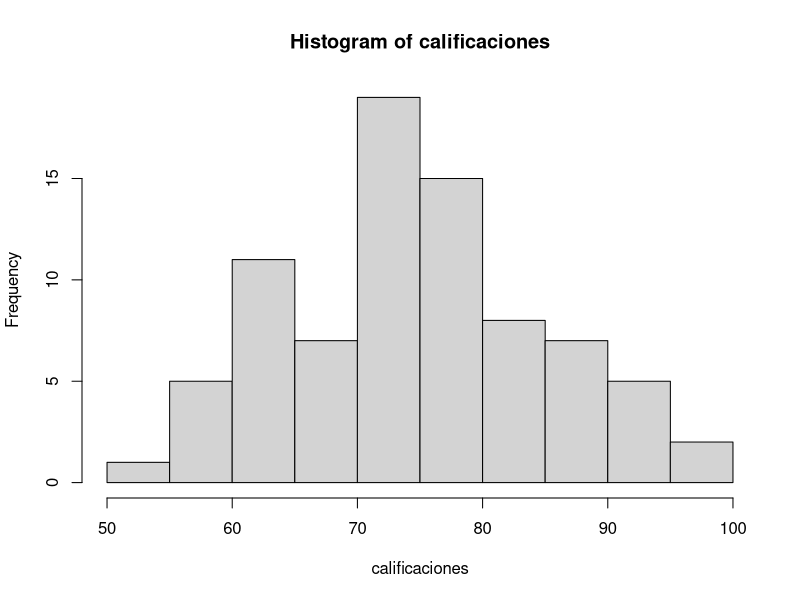
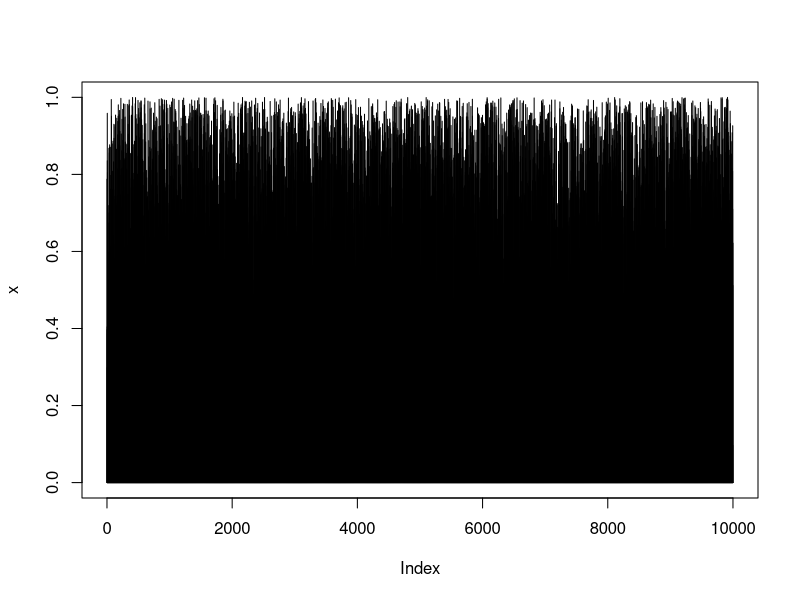
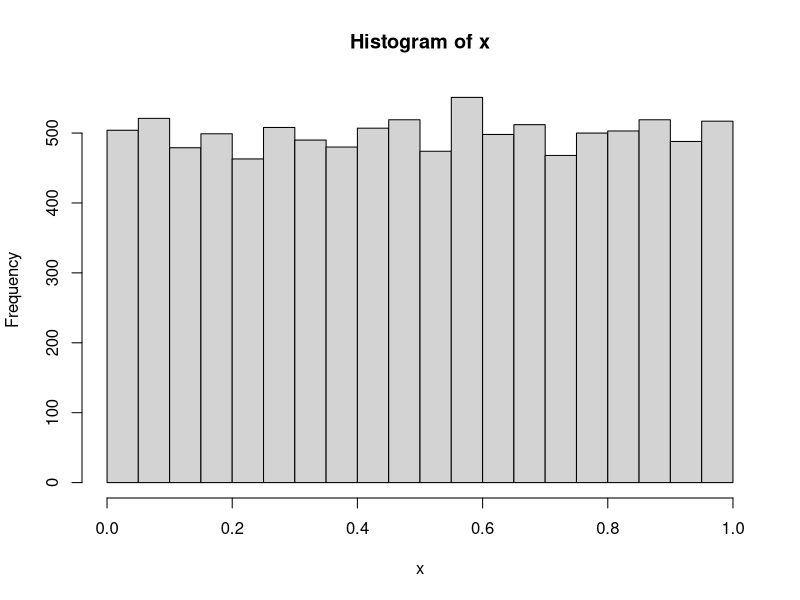
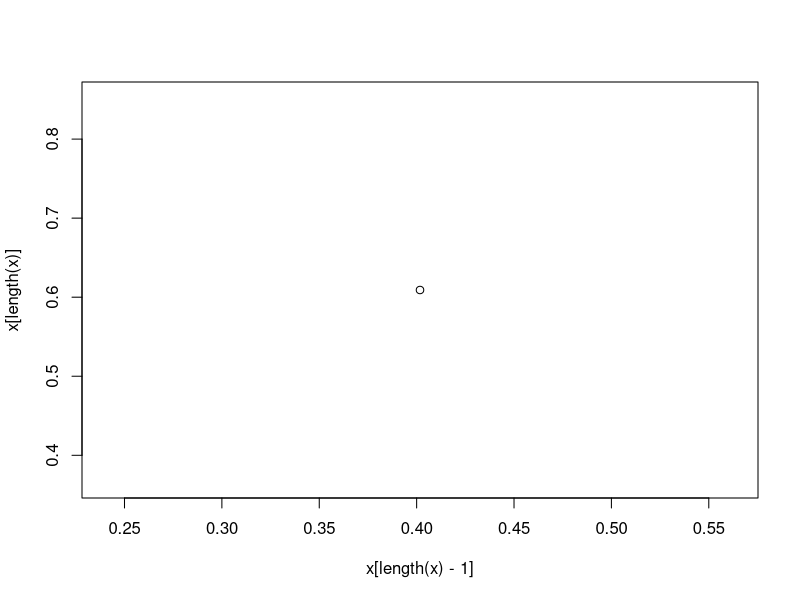
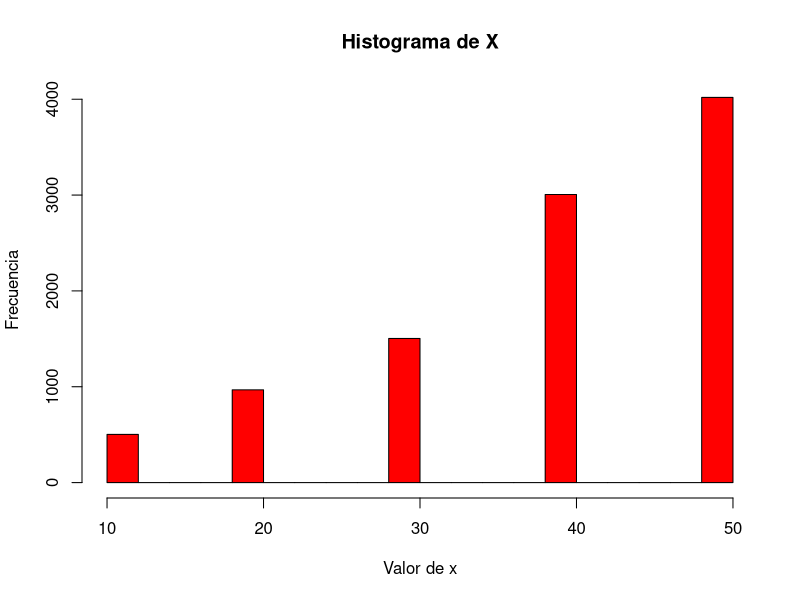
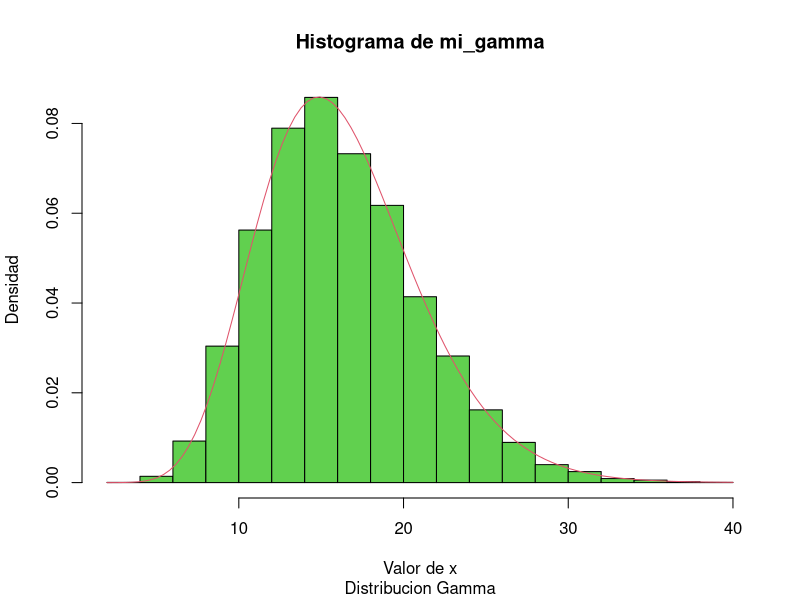
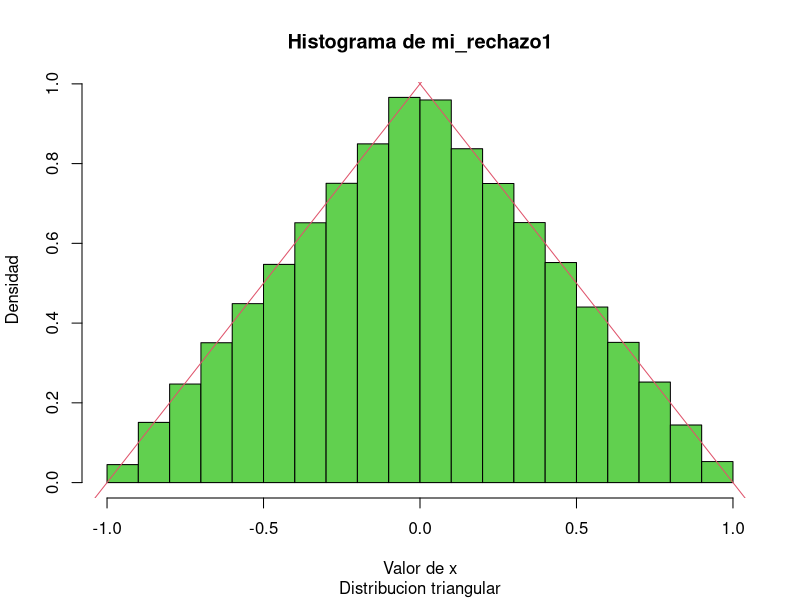
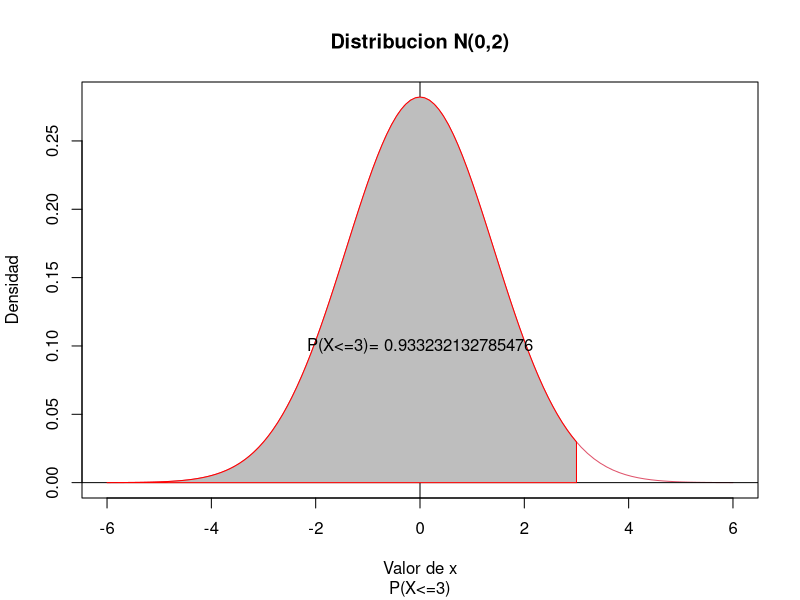

Source code (R) for these figures, in order:
# INTRODUCCION A R

#Ejercicio 1
peso<-c(63,52,78,49,71,62,68,48,56,67)
summary(peso)

#Ejercicio 2
calificaciones<-c(68,84,75,82,68,90,62,88,76,93,73,79,88,73,60,93,71,59,85,75,
                  61,65,75,87,74,62,95,78,63,72,66,78,82,75,94,77,69,74,68,60,
                  96,78,89,61,75,95,60,79,83,71,79,62,67,97,78,85,76,65,71,75,
                  65,80,73,57,88,78,62,76,53,74,86,67,73,81,72,63,76,75,85,77)

#Tabla de frecuencia
mi_tabla<-table(calificaciones)
hist(calificaciones)
sum(table(calificaciones[calificaciones>=75]))

# SIMULACION

# Ejercicio 1

#Escriba un programa en R que implemente el método de cuadrados medios.

# Esta funcion solo acepta semillas mayoes a 4 digitos, si se introduce una semilla menor a 1000
# El algoritmo se detiene.
cuad_medios<-function(n,semilla=2310){
  if(nchar(as.character(semilla)) < 4) stop("semilla no valida")
  x<-numeric(length=(n+1))
  x[1]<-semilla
  i<-1 
  repeat{
    y<-as.character(x[i]^2)
    if (nchar(y)%%2==0){
      y<-substr(y, (nchar(y)-4)/2+1, nchar(y)-(nchar(y)-4)/2)
    }else{
      y<-substr(y, (nchar(y)-4)%/%2+1, nchar(y)-(nchar(y)-4)%/%2-(nchar(y)-4)%%2)
    }
    i<-i+1
    x[i]<-as.numeric(y)
    if (i>=length(x)) {break()} 
  }
  x[2:length(x)]/10000
}

# Esta funcion acepta semillas con menos digitos que el anterior, el problema de semillas pequenas es que despues
# de cierto numero de iteraciones se generan valores redundantes.
cuad_medios2<-function(n,semilla=2310){
  x<-numeric(length=(n+1))
  x[1]<-semilla
  i<-1 
  repeat{
    y<-as.character(x[i]^2)
    if(nchar(y) ==1) {y<-paste("000",y,sep="")}
    if(nchar(y) ==2) {y<-paste("00",y,sep="")}
    if(nchar(y) ==3) {y<-paste("0",y,sep="")}
    if (nchar(y)%%2==0){
      y<-substr(y, (nchar(y)-4)/2+1, nchar(y)-(nchar(y)-4)/2)
    }else{
      y<-substr(y, (nchar(y)-4)%/%2+1, nchar(y)-(nchar(y)-4)%/%2-(nchar(y)-4)%%2)
    }
    i<-i+1
    x[i]<-as.numeric(y)
    if (i>=length(x)) {break()} 
  }
  x[2:length(x)]/10000
}

# Escriba una función en R que implemente un generador congruencial

gen_congru<-function(n,semilla){
  
  U<-numeric(length=(n+1))
  U[1]<-semilla
  a<-62089911
  m<-(2^31)-1
  i<-1 
  repeat{
    i<-i+1
    U[i]<-(a*U[i-1])%%m
    if (i>=length(U)) {break()} 
  }
  U[2:length(U)]/m
}
#se generan 10,000 numeros aleatorios
x<-gen_congru(10000,14091988)
#grafica del valor contra el indice
plot(x,type="h")
#graficar hitograma
hist(x)
x<-gen_congru(20000,14091988)
plot(x[length(x)-1],x[length(x)])

# Ejercicio 2

# Haga un programa que permita generar n variables aleatorias

val_random <- function(n,p=c(0.05,0.1,0.15,0.3,0.4),num=c(10, 20, 30, 40, 50)){
  
  psum <- cumsum(p)
  U <- runif(n)
  val <- numeric(n)
  for (i in 1:n) {
    val[i] <- min(num[U[i]<psum])
  }
  val
}
  
x<-val_random(10000)
hist(x,col="Red",main="Histograma de X",sub="",xlab="Valor de x",ylab="Frecuencia")


# Realice una programa en R, para generar n de una distribución Gamma

mi_gamma<-function(n,alpha,beta){
  a<-floor(alpha)
  b<-a/alpha
  c<-alpha-a
  y<-numeric(length=n)
  i<-1
  j<-1
  while (i <= n){
    u=runif(a+1,0,1)
    x=-1/b*sum(log(u[1:a]))
    if (u[a+1]<(x/alpha)^(c)*exp(-(c*(x-a))/alpha)){
      y[i]=x/beta
      i=i+1
    }
    j=j+1
  }
  y
}
hist(mi_gamma(10000,11.4,0.7), freq=FALSE,col=3,
     main="Histograma de mi_gamma",sub="Distribucion Gamma",xlab="Valor de x",ylab="Densidad")

curve(dgamma(x,11.4,0.7), col=2, add=T)

# Use el metodo de rechazo comparando con una distribucion uniforme para generar variables
# que tengan una densidad triangular en [−1, 1]

mi_rechazo1<-function(n){
  x<-numeric(length=n)
  i<-0
  repeat{
    y<-2*runif(1)-1
    u<-runif(1)*1
    if (y<=0){
      fy<-(y+1)
    }else{
      fy<-(1-y)
    }
    if (u<fy){
      i<-i+1
      x[i]<-y
    }
    if (i>=n) {break()} 
  }
  x
}

hist(mi_rechazo1(100000), freq=FALSE,col=3,
     main="Histograma de mi_rechazo1",sub="Distribucion triangular",xlab="Valor de x",ylab="Densidad")
abline(1,1,col=2)  
abline(1,-1,col=2)  

# 1 Calcule, via Monte Carlo, P(X ≤ 3), donde X ∼ N(0,2)
monte_carlo1<-function(){
  n <- 10^6
  x <- runif(n)*(3-0)+0
  g<-(1/(sqrt(8*pi)))*exp(-(x^2)/(8))
  mt<-0.5+sum(g)*3/n
}
plot(x<-seq(-6,6,length=100),dnorm(x,0,sqrt(2)), col=2,type="l",
     main="Distribucion N(0,2)",sub="P(X<=3)",xlab="Valor de x",ylab="Densidad")
abline(h=0)
abline(v=0)
polygon(c(-6,seq(-6,3,length=100),3),c(0,dnorm(seq(-6,3,length=100),0,sqrt(2)),0),
        col = "gray", border = "red")
text(0,0.1,paste("P(X<=3)=",as.character(monte_carlo1())),srt=0,cex=1)


#2 para cualquier g. En este problema sepide la integral de 0 a infinito para cualquier G,
# en ese intervalo. Se hizo para la normal N(0,1) y su integral de 0 a infinito es 0.5;
# tambien para la exponencial y la ji-cuadrada, donde su integal de 0 a inf es 1.
feval <- function(f, a){
  f(a)
}

monte_carlo2<-function(f){
  n <- 10^6
  x <- runif(n)
  g <- feval(f,(1/x-1))
  h <- g/(x^2)
  mt <- sum(h)/n
}

mi_normal<-function(x){
  mu<-0
  sigma<-1
  fx<-(1/sigma/sqrt(2*pi)*exp(-((x-mu)^2)/(2*sigma^2)))
}

mi_chiq2<-function(x){
  gl<-2
  fx<-(1/(2^(gl/2)*gamma(gl/2))*x^(gl/2-1)*exp(-x/2))
}

mi_chiq3<-function(x){
  gl<-3
  fx<-(1/(2^(gl/2)*gamma(gl/2))*x^(gl/2-1)*exp(-x/2))
}

mi_exponencial<-function(x){
  lambda<-1
  fx<-(lambda*exp(-lambda*x))
}


q<-monte_carlo2(mi_normal)

plot(x<-seq(-6,6,length=100),dnorm(x,0,1), col=2,type="l",
     main="Distribucion N(0,1)",sub="Integral de 0 a Inf",xlab="Valor de x",ylab="Densidad")
abline(h=0)
abline(v=0)
polygon(c(0,seq(0,6,length=100),6),c(0,dnorm(seq(0,6,length=100),0,1),0),
        col = "gray", border = "red")
text(0,0.2,paste("I=",as.character(q)),srt=0,cex=1)
#La I es de integral

# w<-monte_carlo2(mi_chiq2)
# plot(x<-seq(0,10,length=100),dchisq(x,2), col=2,type="l",
#      main="Distribucion x^2(2)",sub="Integral de 0 a Inf",xlab="Valor de x",ylab="Densidad")
# abline(h=0)
# abline(v=0)
# polygon(c(0,seq(0,10,length=100),10),c(0,dchisq(seq(0,10,length=100),2),0),
#         col = "gray", border = "red")
# text(5,0.2,paste("I=",as.character(w)),srt=0,cex=1)
# #La I es de integral

o<-monte_carlo2(mi_chiq3)
plot(x<-seq(0,10,length=100),dchisq(x,3), col=2,type="l",
     main="Distribucion x^2(3)",sub="Integral de 0 a Inf",xlab="Valor de x",ylab="Densidad")
abline(h=0)
abline(v=0)
polygon(c(0,seq(0,10,length=100),10),c(0,dchisq(seq(0,10,length=100),3),0),
        col = "gray", border = "red")
text(5,0.2,paste("I=",as.character(o)),srt=0,cex=1)
#La I es de integral


s<-monte_carlo2(mi_exponencial)
plot(x<-seq(0,6,length=100),dexp(x), col=2,type="l",
     main="Distribucion Exp(0,1)",sub="Integral de 0 a Inf",xlab="Valor de x",ylab="Densidad")
abline(h=0)
abline(v=0)
polygon(c(0,seq(0,6,length=100),6),c(0,dexp(seq(0,6,length=100)),0),
        col = "gray", border = "red")
text(3,0.2,paste("I=",as.character(s)),srt=0,cex=1)
#La I es de integral


# 3 Encuentre un valor aproximado para la integral
monte_carlo3<-function(){
  n <- 10^6
  x <- runif(n)
  g <- sqrt(x+sqrt(x))
  mt <- sum(g)/n
}

#Encuentre un valor aproximado para la integral
monte_carlo3_var<-function(){
  n <- 10^6
  x <- runif(n)
  g <- sqrt(x+sqrt(x))
  mu <- sum(x*g)/n
  v <- sum((x-mu)*(x-mu)*g)/n
}
plot(c(seq(0,2,length=100)),sqrt(seq(0,2,length=100)+sqrt(seq(0,2,length=100))),
     col = "red",type="l",main="",sub="Integral de 0 a 1 ",xlab="x",
     ylab="f(x)")
abline(h=0)
abline(v=0)
polygon(c(0,seq(0,1,length=100),1),c(0,sqrt(seq(0,1,length=100)+sqrt(seq(0,1,length=100))),0),
        col = "gray", border = "blue")
text(0.5,0.5,paste("I=",as.character(monte_carlo3())),srt=0,cex=1)
text(0.5,0.3,paste("Var=",as.character(monte_carlo3_var())),srt=0,cex=1)
